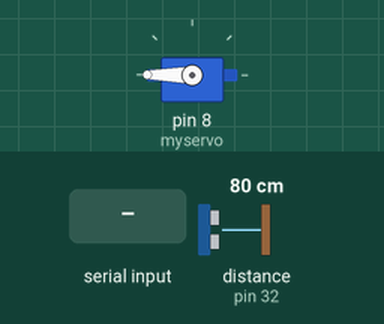
Recording of a sketch running on a simulated Arduino Mega 2560, built with avr-gcc and run on an emulated ATmega2560. Parts: servo. The inputs (shaded band) are chosen by the test bench; at power-on: distance to the obstacle (sensor on pin 32) 80 cm. The echo pulse lasts 58.3 µs per cm; what the sketch prints to the serial monitor is not drawn.

Above: at 1.28 s.
1.3 s: distance to the obstacle (sensor on pin 32) set to 2 cm
At 1.49 s:
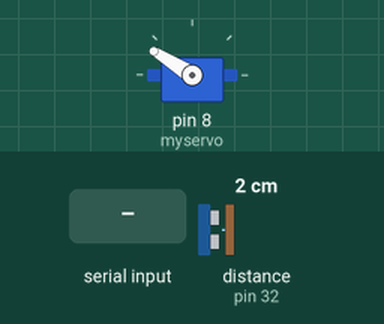
4.3 s: byte 5 (5) received over Serial
At 4.49 s:
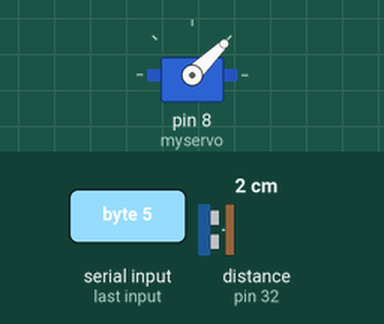
At 5.1 s:
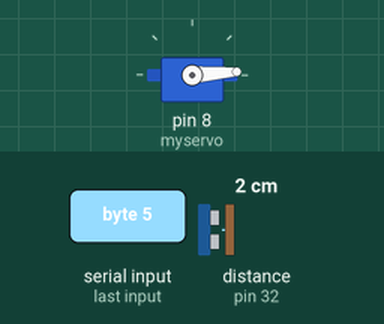
Timing chart, 0 to 7.3 s (numbered marks = the images above; inputs shaded):
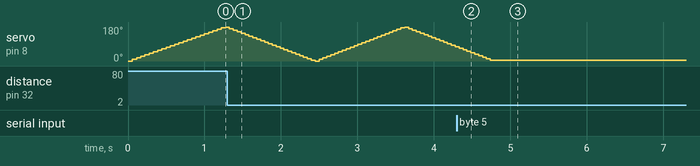

The sketch:

sodar.ino
```cpp
#include <Servo.h>
#include <NewPing.h>

#define TRIGGER_PIN  30  // Arduino pin tied to trigger pin on the ultrasonic sensor.
#define ECHO_PIN     32  // Arduino pin tied to echo pin on the ultrasonic sensor.
#define MAX_DISTANCE 300 // Maximum distance we want to ping for (in centimeters). Maximum sensor distance is rated at 400-500cm.

#define SCANSPEED 50	//OK 60	// considera 3ms al metro , con max_distance 2m, e 5 impulsi per posizione ci vogliono 3*2*5=30ms
#define StepAngle 8 //OK 10 //ampiezza step in gradi della scansione
#define SCANANGLE 180
NewPing sonar(TRIGGER_PIN, ECHO_PIN, MAX_DISTANCE); // NewPing setup of pins and maximum distance.
Servo myservo;


int ping_delay = 50;
long last_ping_time = 0;
long duration; // duration of return pulse

boolean new_reading = false;
const int max_write_delay = 50;
long last_write_time = 0;

const int bufSize = 4;
  float cm;
  unsigned int uS ;

boolean stopMotor = false;
int rpm = 15; // default RPM
int pos = 0;    // variable to store the servo position
 int i=0;
void setup() {
	myservo.attach(8);  // attaches the servo on pin 8 to the servo object
	myservo.write(0);
  // initialize serial communication
  Serial.begin(9600);
}

void loop()
{


  for(pos = 0; pos <= SCANANGLE; pos += StepAngle) // goes from 0 degrees to 180 degrees
  {                                  // in steps of n degrees
    myservo.write(pos);              // tell servo to go to position in variable 'pos'
    delay(SCANSPEED);                      // Wait 50ms between pings (about 20 pings/sec). 29ms should be the shortest delay between pings.
 //   uS = 0;
	//for (i = 0; i<4; i++){
	//		uS+= sonar.ping() ;
	//		delay(PING_MEDIAN_DELAY);
	//	}
	//uS = uS >> 2;// divido per 4
	uS = sonar.ping();		//.ping();		//_median(3); // Send ping, get ping time in microseconds (uS).

	// convert the time into a distance
    cm = uS / US_ROUNDTRIP_CM; // Convert ping time to distance in cm and print result (0 = outside set distance range)
    writeData(cm, pos);
  }
  for(pos = SCANANGLE; pos>=0; pos-=StepAngle)     // goes from 180 degrees to 0 degrees
  {
    myservo.write(pos);              // tell servo to go to position in variable 'pos'
    //delay(15);                       // waits 15ms for the servo to reach the position
    delay(SCANSPEED);                      // Wait 50ms between pings (about 20 pings/sec). 29ms should be the shortest delay between pings.
    uS = sonar.ping();	//	.ping_median(2);	//.ping_median(3);		//.ping(); // Send ping, get ping time in microseconds (uS).
    // convert the time into a distance
    cm = uS / US_ROUNDTRIP_CM; // Convert ping time to distance in cm and print result (0 = outside set distance range)
    writeData(cm, pos);

  }


}

void writeData(float cm, float angle)
{
  byte buffer[bufSize];

  // fill the buffer with the distance reading
  floatToBuffer(buffer, cm);
  Serial.write(buffer, bufSize);
  //Serial.print(cm);
  //Serial.print(" cm @ ");

  // fill the buffer with the angle
  floatToBuffer(buffer, angle);
  Serial.write(buffer, bufSize);
  //Serial.print(angle);
  //Serial.println(" degrees");
}

void checkPing()
{
  if(sonar.check_timer()) {
    // response was received from ping sensor
    new_reading = true;

    duration = sonar.ping_result;
  }
}

float microsecondsToCentimeters(long microseconds)
{
  // speed of sound = 343.2 m/s =>
  // 29.137529 microseconds/cm conversion factor

  // Using float
  float cm = float(microseconds) / 29.137529 / 2;

  // Using long
  //long cm = microseconds / 29 / 2;

  return cm;
}

void floatToBuffer(byte *buffer, float data)
{
  long *dataPtr = (long*)(&data);

  // place the 4 bytes in a byte array

  buffer[0] = *dataPtr;
  buffer[1] = (*dataPtr >> 8);
  buffer[2] = (*dataPtr >> 16);
  buffer[3] = (*dataPtr >> 24);
}

void longToBuffer(byte *buffer, long data)
{
  buffer[0] = (byte) data;
  buffer[1] = (byte) data >> 8;
  buffer[2] = (byte) data >> 16;
  buffer[3] = (byte) data >> 24;
}

//unsigned int AvgPing( int it=3) {
//	_maxEchoTime = min(max_cm_distance, MAX_SENSOR_DISTANCE) * US_ROUNDTRIP_CM + (US_ROUNDTRIP_CM / 2);
//	int uS[it], last;
//	uint8_t j, i = 0;
//	uS[0] = NO_ECHO;
//	while (i < it) {
//		last = sonar.ping();           // Send ping.
//		if (last == NO_ECHO) {   // Ping out of range.
//			it--;                // Skip, don't include as part of median.
//			last = _maxEchoTime; // Adjust "last" variable so delay is correct length.
//		} else {                       // Ping in range, include as part of median.
//			if (i > 0) {               // Don't start sort till second ping.
//				for (j = i; j > 0 && uS[j - 1] < last; j--) // Insertion sort loop.
//					uS[j] = uS[j - 1]; // Shift ping array to correct position for sort insertion.
//			} else j = 0;              // First ping is starting point for sort.
//			uS[j] = last;              // Add last ping to array in sorted position.
//			i++;                       // Move to next ping.
//		}
//		if (i < it) delay(PING_MEDIAN_DELAY - (last >> 10)); // Millisecond delay between pings.
//	}
//	return (uS[it >> 1]); // Return the ping distance median.
//}
```

serial.ino
```cpp
void serialEvent()
{
  while(Serial.available() > 0) {
    byte fid = Serial.read();
    execute(fid);
  }
}

// input: function ID from the serial port
// reads the new bytes for the function from the serial port
// and executes the function
void execute(byte fid)
{
  byte buffer[bufSize];

  switch(fid) {
    case 0:
      // stop the motor
      stopMotor = true;
      break;
    case 1:
      // start the motor
      stopMotor = false;
      break;
    case 2:
      // change the speed of the motor
//      while(!Serial.available());
//      rpm = (int)Serial.read();
//      motor.setSpeed(rpm);
     break;
    case 4:
      // set the number of pings per second
      byte pps;
      pps = Serial.read();
      ping_delay = 1000 / pps;
      break;
    case 5:
      // move to a certain angle and stop motor
      while(Serial.available() < bufSize);
      for(int i = 0; i < bufSize; i++) {
        buffer[i] = Serial.read();
      }
      float angle;
      angle = *(float*)buffer;
      myservo.write(angle);    //motor.setAngle(angle);
      stopMotor = true;
      break;
/*    case 6:
      // get the motor speed
      for(int i = 0; i < bufSize; i++) {
        buffer[i] = 0;
      }
      Serial.write(buffer, bufSize);

      buffer[bufSize - 1] = (byte)rpm;
      Serial.write(buffer, bufSize);
      break;
*/
    default:
      break;
  }
}
```

Measured:
- after the input at 4.3 s, servo on pin 8 (myservo): goes on until 4.7 s, then stays 4°
